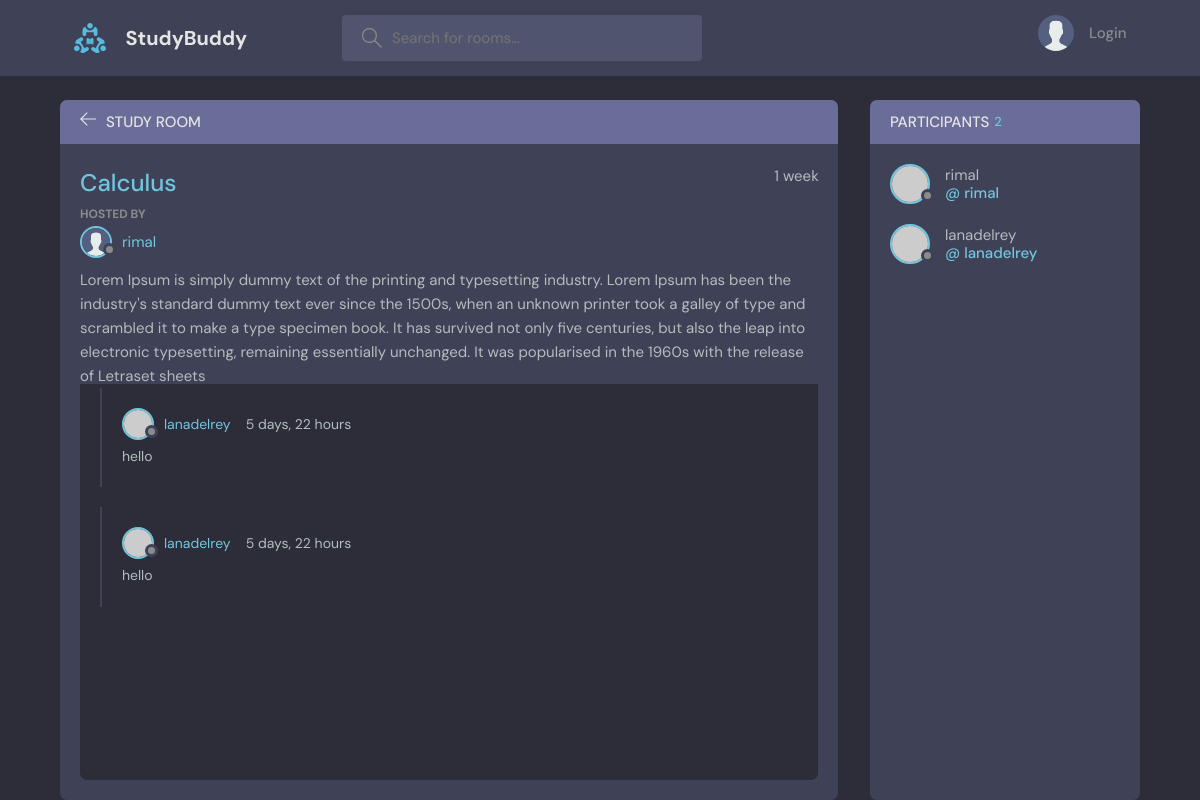
The app's page /room/12 with its own data.
### base/models.py (models this page shows, shortened)
class Room(models.Model):
    host = models.ForeignKey(User, on_delete = models.SET_NULL, null = True)
    topic =  models.ForeignKey(Topic, on_delete = models.SET_NULL, null = True)
    name = models.CharField(max_length=200)
    description = models.TextField(null = True, blank=True)
    participants = models.ManyToManyField(User, related_name='participants', blank=True )
    updated = models.DateTimeField(auto_now = True)
    created = models.DateTimeField(auto_now_add = True)
    class Meta:
        ordering = ['-updated', '-created']

class Message(models.Model):
    user = models.ForeignKey(User, on_delete = models.CASCADE)
    room = models.ForeignKey(Room, on_delete = models.CASCADE)
    body = models.TextField()
    updated = models.DateTimeField(auto_now = True)
    created = models.DateTimeField(auto_now_add = True)
    class Meta:
        ordering = ['-updated', '-created']

### base/views.py (the view, shortened to what this page needs)
# urls.py: path('room/<str:pk>', views.room, name = "room"),
def room(request, pk):
    room = Room.objects.get(id=pk)
    room_messages = room.message_set.all().order_by('-created')
    participants = room.participants.all()
    return render(request, 'room.html', {'room': room,
                                          'room_messages': room_messages,
                                          'participants': participants})

### base/models.py (called while the page is built)
    def __str__(self):
        return self.name

### templates/room.html (shortened to what this page needs)
{% extends 'main.html' %}
{% load static %}
{% block content %}
    <main class="profile-page layout layout--2">
      <div class="container">
        <div class="room">
          <div class="room__top">
            <div class="room__topLeft">
              <a href="{% url 'home' %}">
                <svg version="1.1" xmlns="http://www.w3.org/2000/svg" width="32" height="32" viewBox="0 0 32 32">
                  <title>arrow-left</title>
                  <path
                    d="M13.723 2.286l-13.723 13.714 13.719 13.714 1.616-1.611-10.96-10.96h27.625v-2.286h-27.625l10.965-10.965-1.616-1.607z"
                  ></path>
                </svg>
              </a>
              <h3>Study Room</h3>
            </div>
          </div>
          <div class="room__box scroll">
            <div class="room__header scroll">
              <div class="room__info">
                <h3>{{room.name}}</h3>
                <span>{{room.created | timesince}}</span>
              </div>
              <div class="room__hosted">
                <p>Hosted By</p>
                <a href="{% url 'user-profile' room.host.id %}" class="room__author">
                  <div class="avatar avatar--small">
                    <img src="{% static 'images/avatar.svg' %}" />
                  </div>
                  <span>{{room.host.username}}</span>
                </a>
              </div>
              <div class="room__details">
                <p>{{room.description}}</p>
              </div>
            </div>
            <div class="room__conversation">
              <div class="threads scroll">
                {% for message in room_messages %}
                <div class="thread">
                  <div class="thread__top">
                    <div class="thread__author">
                      <a href="{% url 'user-profile' message.user.id %}" class="thread__authorInfo">
                        <div class="avatar avatar--small">
                          <img src="https://randomuser.me/api/portraits/men/37.jpg" />
                        </div>
                        <span>{{message.user.username}}</span>
                      </a>
                      <span class="thread__date">{{message.created | timesince }}</span>
                    </div>
                  </div>
                  <div class="thread__details">
                    {{ message.body }}
                  </div>
                </div>
                {% endfor %}
              </div>
            </div>
          </div>
        </div>
        <div class="participants">
          <h3 class="participants__top">Participants <span>{{participants.count}}</span></h3>
          <div class="participants__list scroll">
            {% for user in participants %}
            <a href="{% url 'user-profile' user.id %}" class="participant">
              <div class="avatar avatar--medium">
                <img src="https://randomuser.me/api/portraits/men/37.jpg" />
              </div>
              <p>
                {{user.username }}
                <span>@ {{user.username }}</span>
              </p>
            </a>
           {% endfor %}
          </div>
        </div>
      </div>
    </main>
    {% endblock %}

### static/styles/style.css (style rules this page uses)
:root { --color-main: #71c6dd; --color-main-light: #e1f6fb; --color-dark: #3f4156; --color-dark-medium: #51546e; --color-dark-light: #696d97; --color-light: #e5e5e5; --color-gray: #8b8b8b; --color-light-gray: #b2bdbd; --color-bg: #2d2d39; --color-success: #5dd693; --color-error: #fc4b0b; }
* { font-family: "DM Sans", -apple-system, BlinkMacSystemFont, "Segoe UI", Roboto, Oxygen, Ubuntu, Cantarell, "Open Sans", "Helvetica Neue", sans-serif; margin: 0; padding: 0; box-sizing: border-box; text-rendering: optimizeLegibility; font-size: inherit; }
html { font-size: 56.25%; }
@media only screen and (min-width: 1200px) { html { font-size: 62.5%; } }
body { line-height: 1.6; font-weight: 400; font-size: 1.5rem; color: var(--color-light-gray); background-color: var(--color-bg); min-height: 100vh; }
img { width: 100%; }
a { display: inline-block; color: var(--color-main); text-decoration: none; }
.container { max-width: 120rem; width: 90%; margin: auto; }
.avatar { position: relative; display: inline-block; border-radius: 50%; border: 2px solid var(--color-main); }
.avatar img { display: block; border-radius: 50%; object-fit: cover; object-position: center; }
.avatar::after { content: ""; display: block; position: absolute; background-color: var(--color-gray); z-index: 111; border-radius: 50%; border: 0.3rem solid var(--color-dark); }
.avatar.avatar--small img { width: 2.8rem; height: 2.8rem; }
.avatar.avatar--small:after { width: 0.7rem; height: 0.7rem; bottom: 0px; right: -6px; }
.avatar.avatar--medium img { width: 3.6rem; height: 3.6rem; border-radius: 50%; }
.avatar.avatar--medium:after { width: 0.7rem; height: 0.7rem; bottom: 0px; right: -6px; }
.layout { margin-top: 2.4rem; }
.layout > .container { display: flex; justify-content: space-between; align-items: flex-start; }
.layout--2 > .container > div:first-child { flex-basis: 72%; }
.layout--2 > .container > div:last-child { flex-basis: 25%; }
.room, .participants { background: var(--color-dark); max-height: 87.5vh; border-radius: 0.7rem; overflow: hidden; position: relative; }
.room__top, .participants__top { background: var(--color-dark-light); display: flex; justify-content: space-between; align-items: center; padding: 1rem 2rem; position: relative; }
.room__top svg, .thread__top svg { width: 1.6rem; height: 1.6rem; fill: var(--color-light); cursor: pointer; }
.room__topLeft { display: flex; align-items: flex-end; gap: 1rem; }
.room__topLeft h3, .participants__top { text-transform: uppercase; font-weight: 500; color: var(--color-light); }
.room__topLeft svg { width: 1.6rem; height: 1.6rem; fill: var(--color-light); }
.room__header { max-height: 30vh; overflow-y: auto; position: absolute; width: 95%; background: var(--color-dark); z-index: 999; top: 4.4rem; padding-top: 2rem; padding-bottom: 1rem; }
.room__box { padding-left: 2rem; padding-right: 2rem; height: 80.5vh; padding-bottom: 0; }
.room__info { display: flex; justify-content: space-between; }
.room__info h3 { font-size: 2.4rem; font-weight: 500; color: var(--color-main); }
.room__hosted p { text-transform: uppercase; color: var(--color-gray); font-size: 1.2rem; font-weight: 700; line-height: 2; }
.room__author { display: flex; gap: 1rem; align-items: center; margin-bottom: 1rem; transition: all 0.3s ease-in-out; }
.room__conversation { margin-top: 1rem; margin-bottom: 4rem; height: 64%; }
.threads { background: var(--color-bg); border-radius: 0.7rem; overflow-y: auto; height: 100%; margin-top: 28vh; padding: 0 2rem 4rem 2rem; }
.thread { border-left: 2px solid var(--color-dark); padding-left: 1rem; margin: 2rem 0; padding: 2rem; }
.thread__top { display: flex; align-items: center; justify-content: space-between; }
.thread__author { display: flex; align-items: center; gap: 1.5rem; font-size: 1.4rem; }
.thread__authorInfo { display: flex; align-items: center; gap: 1rem; }
.thread__details { font-size: 1.4rem; margin-top: 0.5rem; }
.participants__top span { color: var(--color-main); font-size: 1.3rem; text-transform: none; }
.participants__top { justify-content: flex-start; gap: 0.5rem; }
.participants__list { padding: 2rem; height: 82.5vh; overflow-y: scroll; padding-bottom: 0; }
.participant { display: flex; align-items: center; gap: 1.5rem; margin-bottom: 2rem; }
.participant p { color: var(--color-light-gray); line-height: 1.2; }
.participant span { display: block; font-weight: 500; color: var(--color-main); font-weight: 1.4rem; }

### records on screen
Room: name "Calculus", created "1 week", host.username "rimal", description "Lorem Ipsum is simply dummy text of the printing and typesetting industry. Lorem Ipsum has been the industry's standard dummy text ever since the 1500s, when an unknown printer took a galley of type and scrambled it to make a type specimen book. It has survived not only five centuries, but also the leap into electronic typesetting, remaining essentially unchanged. It was popularised in the 1960s with the release of Letraset sheets"
Message: user.username "lanadelrey", created "5 days, 22 hours", body "hello"
Message: user.username "lanadelrey", created "5 days, 22 hours", body "hello"

### other values on screen
{{ participants.count }} "2"
{{ user.username }} "rimal"
{{ user.username }} "lanadelrey"
